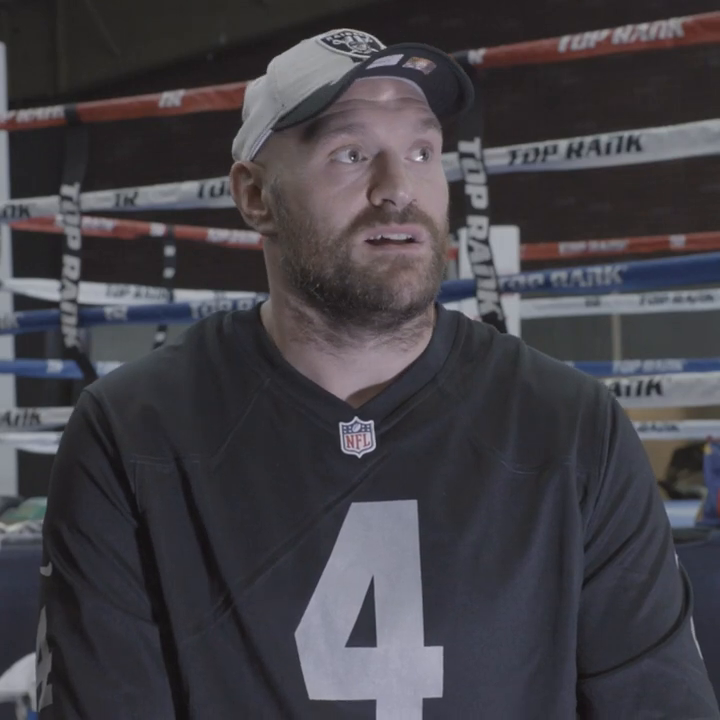
#> input picture frame 16 of Videos/tyson_fury.mp4, 720 x 720 px, given in place of Bella_Ciao.mp4, which was not available
$ python video_face_detection_haarcascade.py
#> lines starting #> are read from the running program, lines starting #| are printed output that depends on the picture; after the words box and inside, x2 and y2 are one past the last pixel; in counts of white or black regions, pixels touching at a corner belong together
import cv2

# Capture the video from the default camera
webcam_video_stream = cv2.VideoCapture("Videos/Compressed/Bella_Ciao.mp4")

face_detection_classifier = cv2.CascadeClassifier("Models/haarcascades/haarcascade_frontalface_default.xml")

# Initialize the array varaible to hold all the face locations in the frame
all_face_locations = []

# loop through every frame in the video
while True:
    # get the current frame from the video stream as an image
    ret, current_frame = webcam_video_stream.read()
#> current_frame is the input picture: shape (720, 720, 3); mean B, G, R 70.6, 64.8, 67.2

    # resize the current frame to 1/4 size to process faster
    current_frame_small = cv2.resize(current_frame, (0, 0), fx=0.25, fy=0.25)
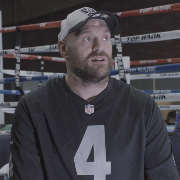
#> current_frame_small: shape (180, 180, 3); mean B, G, R 70.7, 64.9, 67.4

    # detect all faces in the image
    all_face_locations = face_detection_classifier.detectMultiScale(current_frame_small)
#> all_face_locations = ()

    for index, current_face_location in enumerate (all_face_locations):

        x, y, width, height = current_face_location

        left_pos = x
        top_pos = y
        right_pos = x + width
        bottom_pos = y + height

        print("Found face {} at top: {}, right: {}, bottom: {}, left: {}".format(index + 1, top_pos, right_pos, bottom_pos, left_pos))

        cv2.rectangle(current_frame, (left_pos, top_pos), (right_pos, bottom_pos), (0, 0, 255), 2)
#> this loop made 0 passes

    cv2.imshow("Web-Cam Video", current_frame)

    if cv2.waitKey(1) & 0xFF == ord('q'):
#> (key q is pressed here)
        break

# Release the resources
webcam_video_stream.release()
cv2.destroyAllWindows()

$ run again, starting later in the video
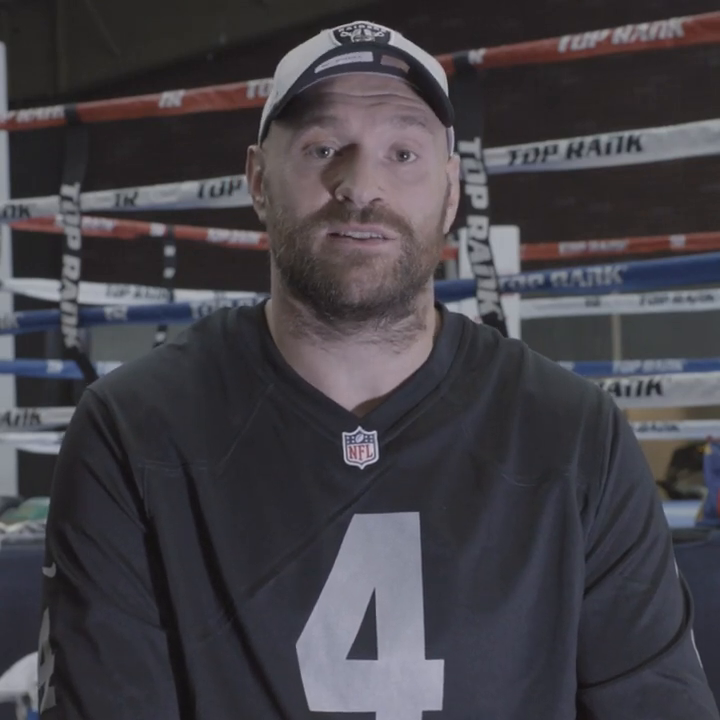
#> input picture frame 73 of Videos/tyson_fury.mp4, 720 x 720 px, given in place of Bella_Ciao.mp4, which was not available
#> current_frame is the input picture: shape (720, 720, 3); mean B, G, R 70.8, 64.9, 67.6
#> `current_frame_small = cv2.resize(current_frame, (0, 0), fx=0.25, fy=0...`:
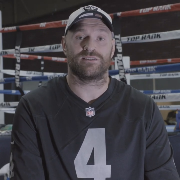
#> current_frame_small: shape (180, 180, 3); mean B, G, R 70.9, 65, 67.7
#> all_face_locations = [[67, 20, 51, 51]]
#> the loop `for index, current_face_location in enumerate (all_face_locations): ` made 1 pass
#> (x, y, width, height, left_pos, top_pos, right_pos, bottom_pos) on pass 1: (67, 20, 51, 51, 67, 20, 118, 71)
#> (printed output is left out)
#> after the loop `for index, current_face_location in enumerate (all_face_locations):`:
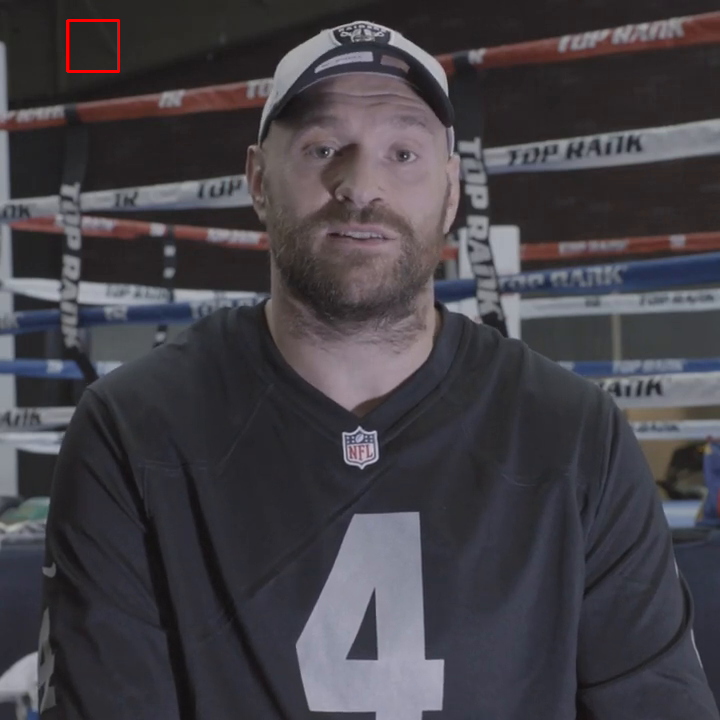
#> current_frame: shape (720, 720, 3); 0.12% of pixels changed, all inside (x1, y1, x2, y2) = (66, 19, 120, 73)

$ run again, starting later in the video
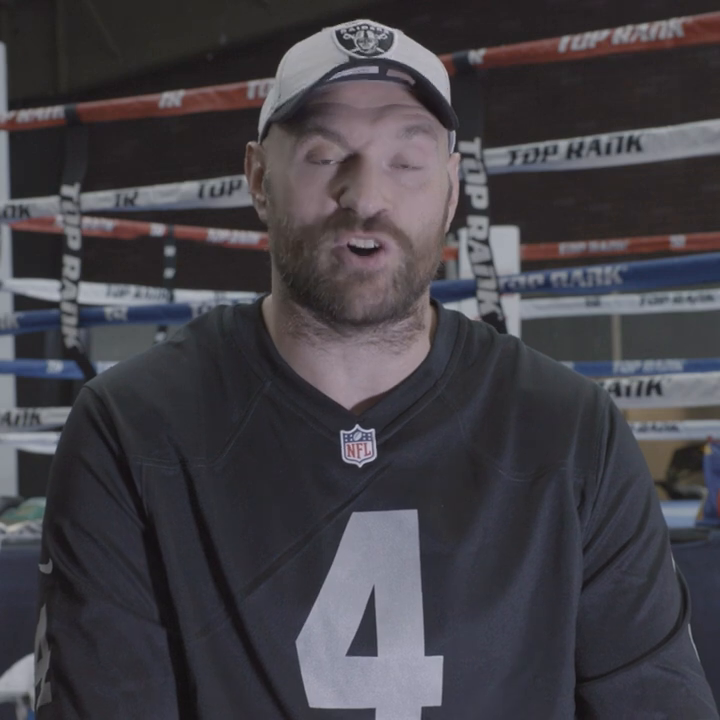
#> input picture frame 131 of Videos/tyson_fury.mp4, 720 x 720 px, given in place of Bella_Ciao.mp4, which was not available
#> current_frame is the input picture: shape (720, 720, 3); mean B, G, R 71.1, 65, 67.7
#> `current_frame_small = cv2.resize(current_frame, (0, 0), fx=0.25, fy=0...`:
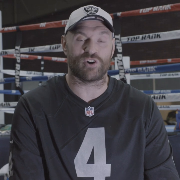
#> current_frame_small: shape (180, 180, 3); mean B, G, R 71.2, 65.2, 67.9
#> all_face_locations = [[65, 20, 54, 54]]
#> the loop `for index, current_face_location in enumerate (all_face_locations): ` made 1 pass
#> (x, y, width, height, left_pos, top_pos, right_pos, bottom_pos) on pass 1: (65, 20, 54, 54, 65, 20, 119, 74)
#> (printed output is left out)
#> after the loop `for index, current_face_location in enumerate (all_face_locations):`:
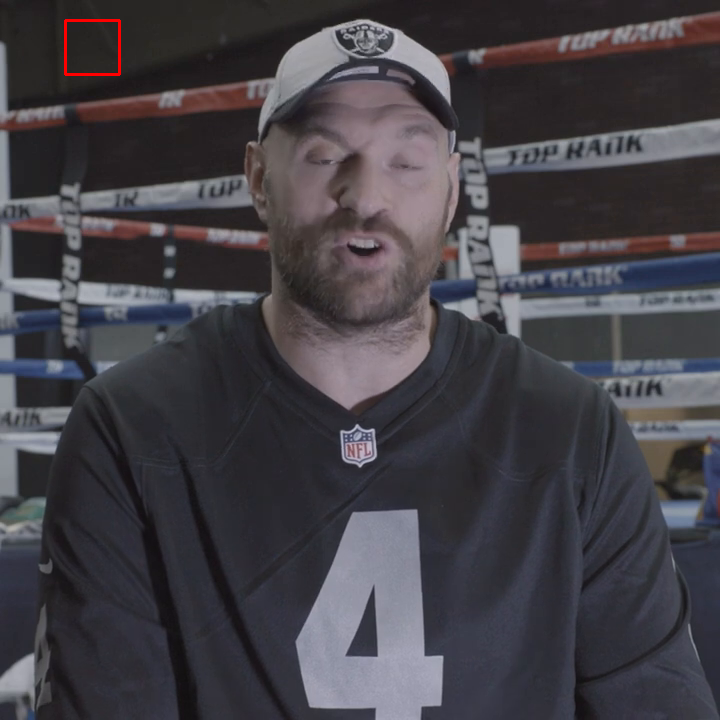
#> current_frame: shape (720, 720, 3); 0.12% of pixels changed, all inside (x1, y1, x2, y2) = (64, 19, 121, 76)
